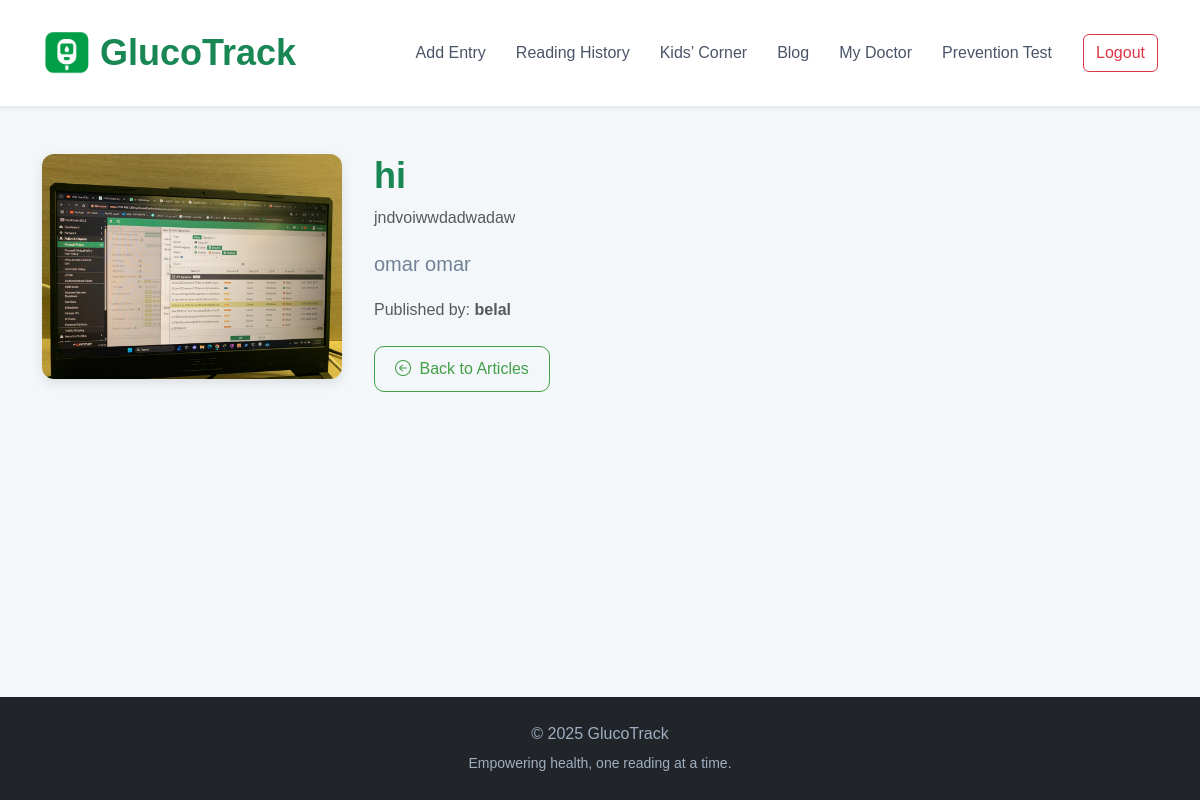
Page /patient_blog/patient_blog/5/ (signed in) on the committed database.
### medical_staff_blogs/models.py (models this page shows, shortened)
class BlogPost(models.Model):
    doctor = models.ForeignKey(MedicalStaffProfile, on_delete=models.CASCADE)
    title = models.CharField(max_length=255)
    short_description = models.TextField()
    content = models.TextField()
    image = models.ImageField(upload_to='blog_images/', blank=True, null=True)
    created_at = models.DateTimeField(auto_now_add=True)

### homepage/models.py (models this page shows, shortened)
class MedicalStaffProfile(models.Model):
    user = models.OneToOneField(CustomUser, on_delete=models.CASCADE)
    department = models.CharField(max_length=100, blank=True)
    specialization = models.CharField(max_length=100, blank=True)
    last_dashboard_check = models.DateTimeField(default=timezone.now)

class CustomUser(AbstractBaseUser, PermissionsMixin):
    email = models.EmailField(unique=True,null=False)
    username = models.CharField(max_length=100,null=False)
    phone = models.IntegerField()
    is_staff = models.BooleanField(default=False)         # صلاحية admin
    is_active = models.BooleanField(default=True)
    is_medical_staff = models.BooleanField(default=False) # هل هو موظف طبي
    objects = CustomUserManager()
    USERNAME_FIELD = 'email'
    REQUIRED_FIELDS = ['username','phone']
    class Meta:
        verbose_name = "all User"
        verbose_name_plural = "all Users"

### patient_blog/views.py (the view)
# urls.py: path('patient_blog/<int:blog_id>/', views.patient_blog_detail, name='patient_blog_detail'),
@login_required(login_url='login')
def patient_blog_detail(request, blog_id):
    blog = get_object_or_404(BlogPost, id=blog_id)
    return render(request, 'Patient/blog_detail.html', {'blog': blog})

### templates/Patient/blog_detail.html (shortened to what this page needs)
{% load static %}
<!DOCTYPE html>
<html lang="en">
{% include 'Patient/navbar.html' %}
<head>
</head>
<body>
  <main class="container py-5">
    <div class="blog-container">
      {% if blog.image %}
      <div class="blog-image-col">
        <img src="{{ blog.image.url }}" alt="{{ blog.title }}" class="blog-img">
      </div>
      {% endif %}
      <div class="blog-content">
        <h2 class="fw-bold text-success">{{ blog.title }}</h2>
        <p class="text-muted mb-3">{{ blog.short_description }}</p>
        <div class="blog-body fs-5">
          {{ blog.content|linebreaks }}
        </div>
        <div class="mt-3 text-muted">
          Published by: <strong>{{ blog.doctor.user.username }}</strong>
        </div>
        <div class="mt-4">
          <a href="{% url 'patient_blog' %}" class="btn btn-outline-success">
            <i class="bi bi-arrow-left-circle me-1"></i> Back to Articles
          </a>
        </div>
      </div>
    </div>
  </main>
  <footer class="bg-dark text-light py-4 mt-5">
    <div class="container text-center">
      <p class="mb-1">© 2025 GlucoTrack</p>
      <small>Empowering health, one reading at a time.</small>
    </div>
  </footer>

### static/css/style.css (style rules this page uses)
html, body { height: 100%; margin: 0; }
body { font-family: 'Poppins', sans-serif; background-color: #f4f7fa; color: #2d3748; --default-color: #43a047; --secondary-color: #1e88e5; --light-gray: #e2e8f0; line-height: 1.6; display: flex; flex-direction: column; }
main { flex: 1; }
h2, h3, h5, h6 { font-weight: 600; color: #2d3748; }
h2 { font-size: 2.25rem; }
p, small { color: #718096; }
.btn-outline-success { border-color: var(--default-color); color: var(--default-color); padding: 10px 20px; border-radius: 10px; transition: background-color 0.3s ease, color 0.3s ease; }
a { color: var(--secondary-color); text-decoration: none; transition: color 0.3s ease; }
footer { background-color: #1a202c; padding: 40px 0; }
footer p, footer small { color: #a0aec0; }
.btn-outline-success { border-color: #43a047; color: #43a047; font-weight: 500; }
h2 { color: #2b5d4d; }
button, .btn { font-size: 1rem; }

### templates/Patient/blog_detail.html (style rules this page uses)
html, body { height: 100%; margin: 0; display: flex; flex-direction: column; }
main { flex: 1; }
.blog-img { max-width: 100%; border-radius: 12px; box-shadow: 0 4px 12px rgba(0,0,0,0.1); }
.blog-container { display: flex; flex-wrap: wrap; gap: 2rem; align-items: flex-start; }
.blog-content { flex: 1; min-width: 300px; }
.blog-image-col { flex: 0 0 300px; }
.blog-body p { margin-bottom: 1rem; line-height: 1.7; }

### rows in the picture
BlogPost: image (picture), title "hi", short_description "jndvoiwwdadwadaw", content "omar omar", doctor.user.username "belal"
